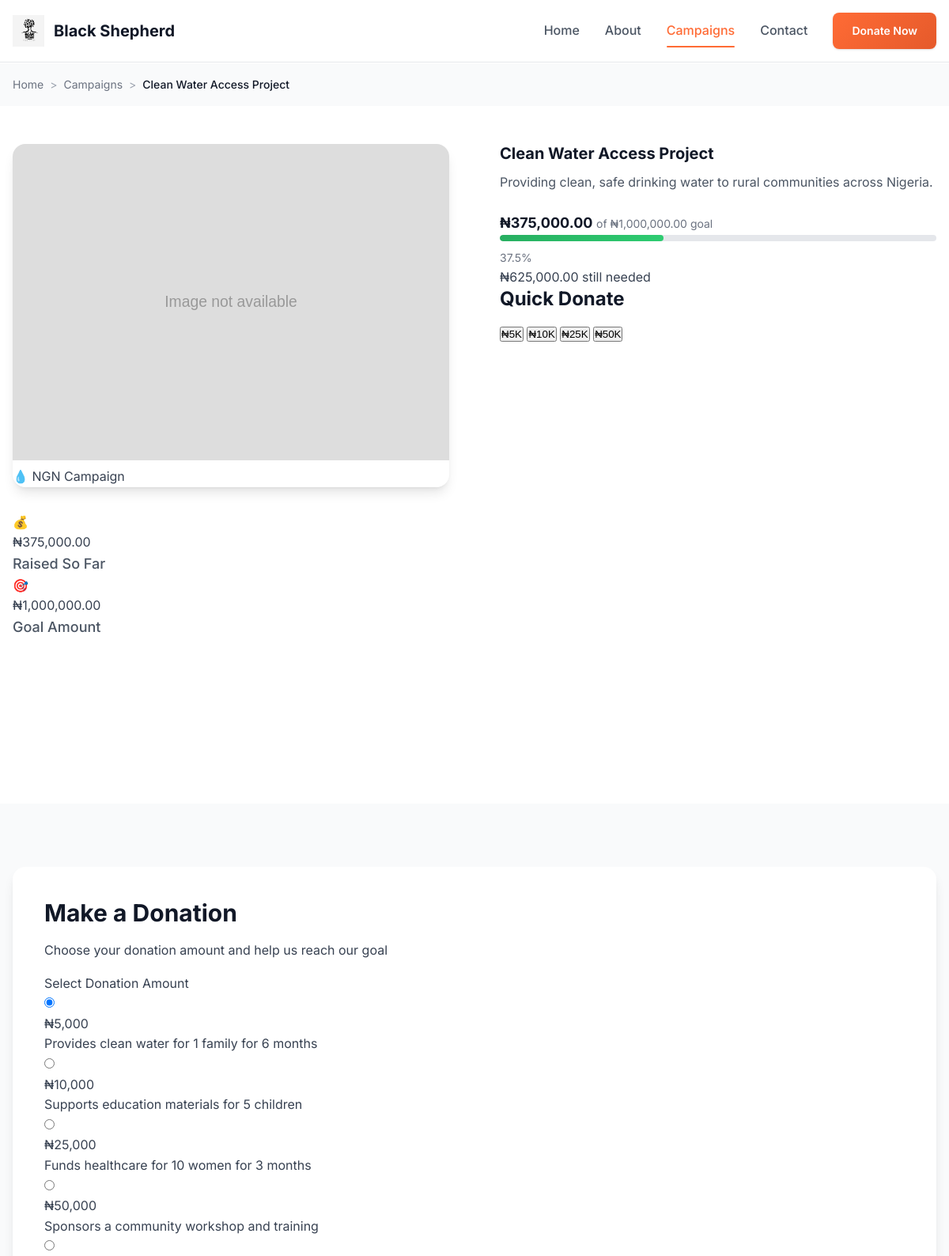
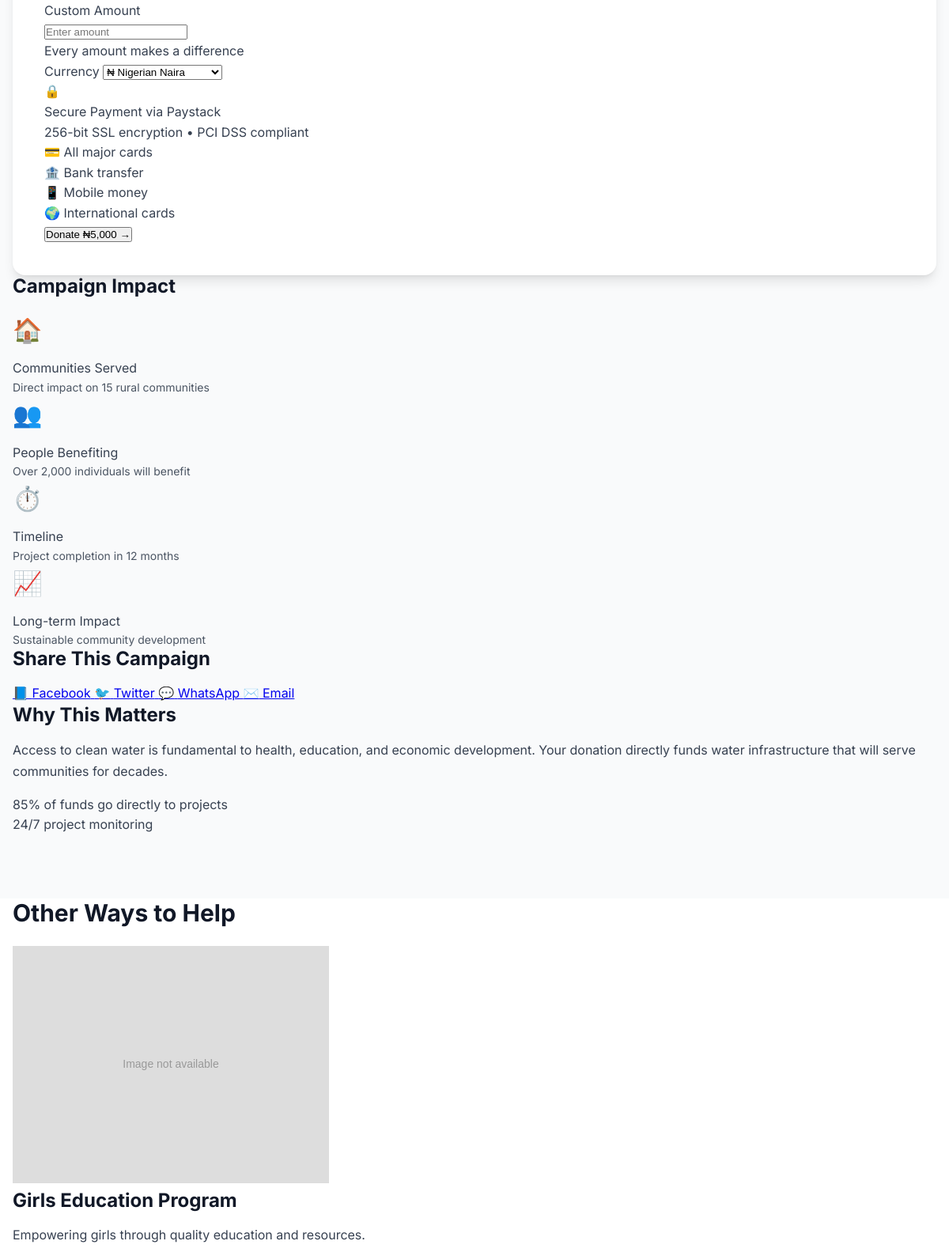
Page /campaign/1 (upper part) on the committed database (2 pictures, top to bottom).
### models.py (models this page shows, shortened)
class Campaign(db.Model):
    id = db.Column(db.Integer, primary_key=True)
    title = db.Column(db.String(200), nullable=False)
    description = db.Column(db.Text, nullable=False)
    goal_amount = db.Column(db.Float, nullable=False)
    raised_amount = db.Column(db.Float, default=0.0)
    currency = db.Column(db.String(3), default='NGN')
    is_active = db.Column(db.Boolean, default=True)
    image_filename = db.Column(db.String(255))
    created_at = db.Column(db.DateTime, default=datetime.utcnow)
    transactions = db.relationship('Transaction', backref='campaign', lazy=True)
    @property
    def image_url(self):
        if self.image_filename:
            return f'/static/images/campaigns/{self.image_filename}'
        return '/static/images/campaigns/default.jpg'

### app.py (the view)
@app.route('/campaign/<int:id>')
def campaign(id):
    campaign = Campaign.query.get_or_404(id)
    progress_percentage = (campaign.raised_amount / campaign.goal_amount) * 100 if campaign.goal_amount > 0 else 0
    return render_template('campaign.html', campaign=campaign, progress=progress_percentage, config=Config)

### templates/campaign.html (shortened to what this page needs)
<!DOCTYPE html>
<html lang="en">
<head>
    <link rel="stylesheet" href="{{ url_for('static', filename='css/main.css') }}">
</head>
<body>
    <nav class="navbar">
        <div class="container">
            <div class="nav-brand">
                <img src="{{ url_for('static', filename='images/logo.png') }}" alt="Black Shepherd Foundation" class="logo">
                <span class="brand-text">Black Shepherd</span>
            </div>
            <div class="nav-links">
                <a href="/" class="nav-link">Home</a>
                <a href="/about" class="nav-link">About</a>
                <a href="/campaigns" class="nav-link active">Campaigns</a>
                <a href="/contact" class="nav-link">Contact</a>
                <a href="/campaigns" class="btn btn-primary">Donate Now</a>
            </div>
        </div>
    </nav>
    <section class="breadcrumb">
        <div class="container">
            <div class="breadcrumb-content">
                <a href="/" class="breadcrumb-link">Home</a>
                <span class="breadcrumb-separator">></span>
                <a href="/campaigns" class="breadcrumb-link">Campaigns</a>
                <span class="breadcrumb-separator">></span>
                <span class="breadcrumb-current">{{ campaign.title }}</span>
            </div>
        </div>
    </section>
    <section class="campaign-hero">
        <div class="container">
            <div class="campaign-hero-content">
                <div class="campaign-image-section">
                    <div class="campaign-main-image">
                        <img src="{{ campaign.image_url }}" alt="{{ campaign.title }}">
                        <div class="campaign-category-tag">
                            <span class="category-icon">💧</span>
                            <span>{{ campaign.currency }} Campaign</span>
                        </div>
                    </div>
                    <div class="campaign-stats-grid">
                        <div class="stat-card">
                            <div class="stat-icon">💰</div>
                            <div class="stat-content">
                                <div class="stat-value">{{ campaign.raised_amount | currency(campaign.currency) }}</div>
                                <div class="stat-label">Raised So Far</div>
                            </div>
                        </div>
                        <div class="stat-card">
                            <div class="stat-icon">🎯</div>
                            <div class="stat-content">
                                <div class="stat-value">{{ campaign.goal_amount | currency(campaign.currency) }}</div>
                                <div class="stat-label">Goal Amount</div>
                            </div>
                        </div>
                    </div>
                </div>
                <div class="campaign-content-section">
                    <div class="campaign-header">
                        <h1 class="campaign-title">{{ campaign.title }}</h1>
                        <p class="campaign-description">{{ campaign.description }}</p>
                    </div>
                    <div class="campaign-progress-section">
                        <div class="progress-header">
                            <span class="progress-raised">{{ campaign.raised_amount | currency(campaign.currency) }}</span>
                            <span class="progress-goal">of {{ campaign.goal_amount | currency(campaign.currency) }} goal</span>
                        </div>
                        <div class="progress-bar-container">
                            <div class="progress-bar">
                                <div class="progress-fill" style="width: {{ progress }}%"></div>
                            </div>
                            <span class="progress-percentage">{{ progress | percentage(1) }}</span>
                        </div>
                        <div class="progress-remaining">
                            <span class="remaining-amount">{{ (campaign.goal_amount - campaign.raised_amount) | currency(campaign.currency) }}</span>
                            <span class="remaining-text">still needed</span>
                        </div>
                    </div>
                    <div class="quick-donate-section">
                        <h3>Quick Donate</h3>
                        <div class="quick-amounts">
                            <button class="quick-amount-btn" data-amount="5000">₦5K</button>
                            <button class="quick-amount-btn" data-amount="10000">₦10K</button>
                            <button class="quick-amount-btn" data-amount="25000">₦25K</button>
                            <button class="quick-amount-btn" data-amount="50000">₦50K</button>
                        </div>
                    </div>
                </div>
            </div>
        </div>
    </section>
    <section class="donation-section">
        <div class="container">
            <div class="donation-content">
                <div class="donation-form-container">
                    <div class="form-header">
                        <h2>Make a Donation</h2>
                        <p>Choose your donation amount and help us reach our goal</p>
                    </div>
                    <form action="/process-donation" method="post" class="donation-form" id="donation-form">
                        <div class="form-section">
                            <label class="form-label">Select Donation Amount</label>
                            <div class="amount-options">
                                <label class="amount-option">
                                    <input type="radio" name="amount" value="5000" checked>
                                    <div class="amount-card">
                                        <div class="amount-value">₦5,000</div>
                                        <div class="amount-impact">Provides clean water for 1 family for 6 months</div>
                                    </div>
                                </label>
                                <label class="amount-option">
                                    <input type="radio" name="amount" value="10000">
                                    <div class="amount-card">
                                        <div class="amount-value">₦10,000</div>
                                        <div class="amount-impact">Supports education materials for 5 children</div>
                                    </div>
                                </label>
                                <label class="amount-option">
                                    <input type="radio" name="amount" value="25000">
                                    <div class="amount-card">
                                        <div class="amount-value">₦25,000</div>
                                        <div class="amount-impact">Funds healthcare for 10 women for 3 months</div>
                                    </div>
                                </label>
                                <label class="amount-option">
                                    <input type="radio" name="amount" value="50000">
                                    <div class="amount-card">
                                        <div class="amount-value">₦50,000</div>
                                        <div class="amount-impact">Sponsors a community workshop and training</div>
                                    </div>
                                </label>
                                <label class="amount-option custom-amount-option">
                                    <input type="radio" name="amount" value="custom">
                                    <div class="amount-card custom-amount-card">
                                        <div class="amount-value">Custom Amount</div>
                                        <input type="number" name="custom_amount" step="0.01" min="100" placeholder="Enter amount" class="custom-amount-input">
                                        <div class="amount-impact">Every amount makes a difference</div>
                                    </div>
                                </label>
                            </div>
                        </div>
                        <div class="form-section">
                            <label for="currency" class="form-label">Currency</label>
                            <select name="currency" id="currency" class="form-select">
                                <option value="NGN" selected>₦ Nigerian Naira</option>
                            </select>
                        </div>
                        <div class="payment-info">
                            <div class="payment-security">
                                <div class="security-icon">🔒</div>
                                <div class="security-text">
                                    <div class="security-title">Secure Payment via Paystack</div>
                                    <div class="security-details">256-bit SSL encryption • PCI DSS compliant</div>
                                </div>
                            </div>
                            <div class="payment-methods">
                                <div class="payment-method">💳 All major cards</div>
                                <div class="payment-method">🏦 Bank transfer</div>
                                <div class="payment-method">📱 Mobile money</div>
                                <div class="payment-method">🌍 International cards</div>
                            </div>
                        </div>
                        <div class="form-actions">
                            <button type="submit" class="donate-button">
                                <span class="button-text">Donate Securely</span>
                                <span class="button-icon">→</span>
                            </button>
                        </div>
                    </form>
                </div>
                <div class="campaign-details-sidebar">
                    <div class="details-card">
                        <h3>Campaign Impact</h3>
                        <div class="impact-list">
                            <div class="impact-item">
                                <div class="impact-icon">🏠</div>
                                <div class="impact-text">
                                    <div class="impact-title">Communities Served</div>
                                    <div class="impact-description">Direct impact on 15 rural communities</div>
                                </div>
                            </div>
                            <div class="impact-item">
                                <div class="impact-icon">👥</div>
                                <div class="impact-text">
                                    <div class="impact-title">People Benefiting</div>
                                    <div class="impact-description">Over 2,000 individuals will benefit</div>
                                </div>
                            </div>
                            <div class="impact-item">
                                <div class="impact-icon">⏱️</div>
                                <div class="impact-text">
                                    <div class="impact-title">Timeline</div>
                                    <div class="impact-description">Project completion in 12 months</div>
                                </div>
                            </div>
                            <div class="impact-item">
                                <div class="impact-icon">📈</div>
                                <div class="impact-text">
                                    <div class="impact-title">Long-term Impact</div>
                                    <div class="impact-description">Sustainable community development</div>
                                </div>
                            </div>
                        </div>
                    </div>
                    <div class="details-card">
                        <h3>Share This Campaign</h3>
                        <div class="share-buttons">
                            <a href="#" class="share-button facebook">
                                <span class="share-icon">📘</span>
                                <span>Facebook</span>
                            </a>
                            <a href="#" class="share-button twitter">
                                <span class="share-icon">🐦</span>
                                <span>Twitter</span>
                            </a>
                            <a href="#" class="share-button whatsapp">
                                <span class="share-icon">💬</span>
                                <span>WhatsApp</span>
                            </a>
                            <a href="#" class="share-button email">
                                <span class="share-icon">✉️</span>
                                <span>Email</span>
                            </a>
                        </div>
                    </div>
                    <div class="details-card">
                        <h3>Why This Matters</h3>
                        <p class="why-text">
                            Access to clean water is fundamental to health, education, and economic development.
                            Your donation directly funds water infrastructure that will serve communities for decades.
                        </p>
                        <div class="campaign-stats-mini">
                            <div class="mini-stat">
                                <span class="mini-stat-number">85%</span>
                                <span class="mini-stat-label">of funds go directly to projects</span>
                            </div>
                            <div class="mini-stat">
                                <span class="mini-stat-number">24/7</span>
                                <span class="mini-stat-label">project monitoring</span>
                            </div>
                        </div>
                    </div>
                </div>
            </div>
        </div>
    </section>
    <section class="related-campaigns">
        <div class="container">
            <h2 class="section-title">Other Ways to Help</h2>
            <div class="related-campaigns-grid">
                <div class="related-campaign-card">
                    <div class="related-image">
                        <img src="{{ url_for('static', filename='images/campaigns/education.jpg') }}" alt="Education Campaign">
                    </div>
                    <div class="related-content">
                        <h3>Girls Education Program</h3>
                        <p>Empowering girls through quality education and resources.</p>
                    </div>
                </div>
            </div>
        </div>
    </section>
</body>
</html>

### rows in the picture
Campaign: title "Clean Water Access Project", currency "NGN", raised_amount "₦375,000.00", goal_amount "₦1,000,000.00", description "Providing clean, safe drinking water to rural communities across Nigeria.", goal_amount+raised_amount+currency "₦625,000.00"

### other values in the picture
{{ progress | percentage(1) }} "37.5%"
